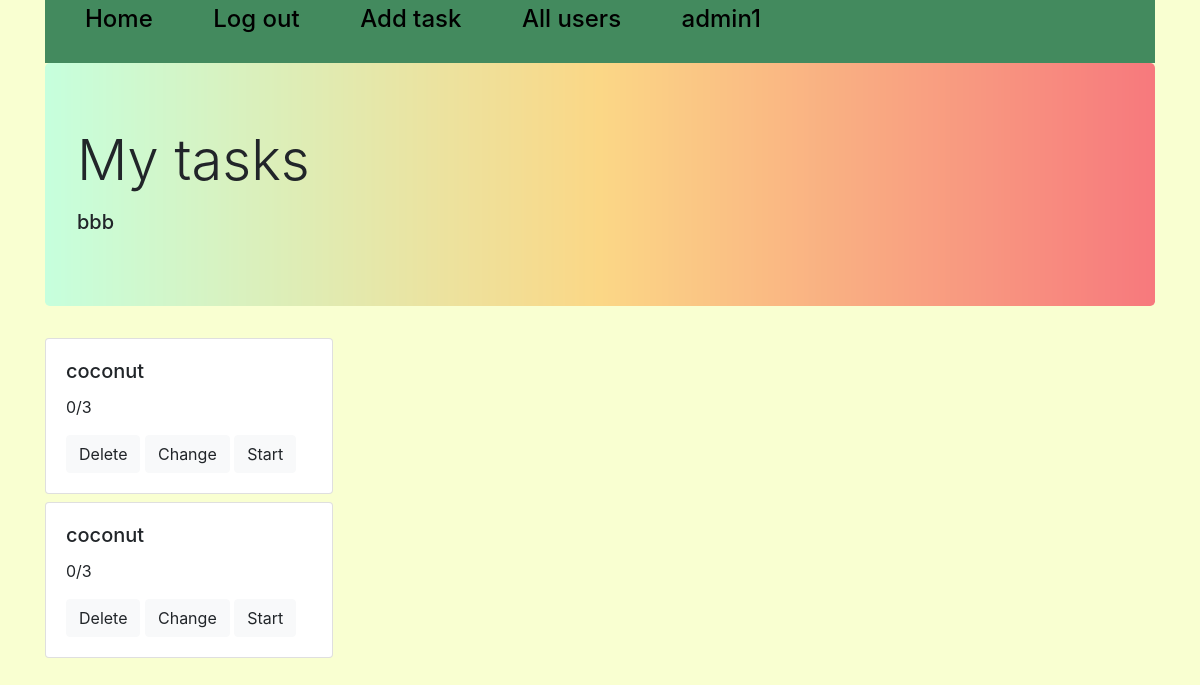
Page /all_tasks/3 (signed in) on the earlier database version.
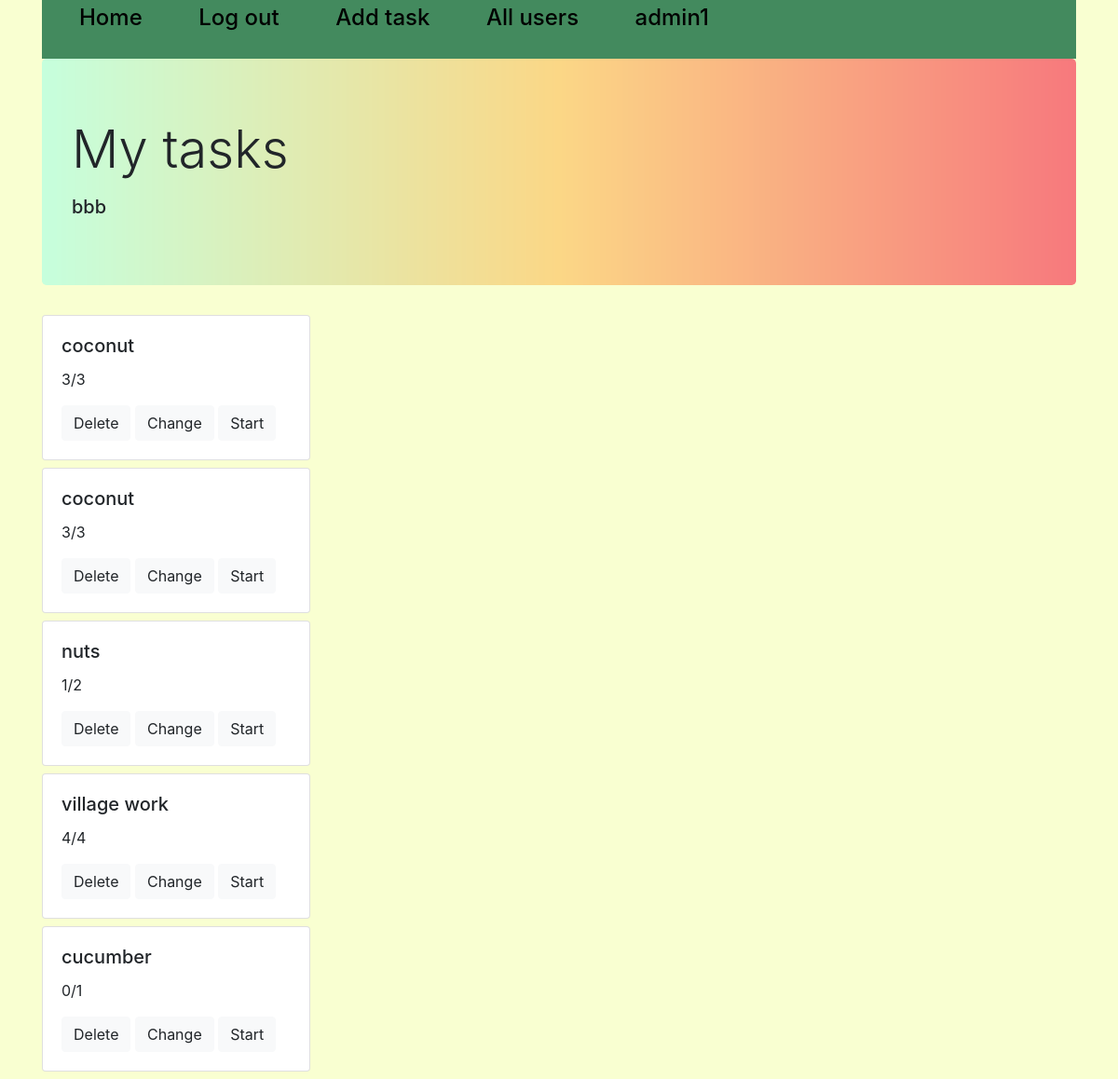
Same page on the later database version.
### tables this page shows
CREATE TABLE task
                                    (id INTEGER PRIMARY KEY AUTOINCREMENT,
                                     hints VARCHAR(10000) DEFAULT NULL,
                                     title VARCHAR(100),
                                     content VARCHAR(10000),
                                     choices VARCHAR(1000),
                                     correct_choice VARCHAR(100)
                             );

### mainpage.py (the view)
@app.route('/all_tasks/<int:id>', methods=['GET', 'POST'])
def all_tasks(id):
    all, username = '', ''
    if 'username' not in session:
        return redirect('/login')
    if id != 0 and session['user_id'] in [1, 2]:
        all = [i[1] for i in task_user.get_all(id)]
        username = users_base.get(id)[1]
        session['list_id'] = id
    else:
        id = 0
    if id == 0:
        session['list_id'] = session['user_id']
        all = [i[1] for i in task_user.get_all(session['list_id'])]
        username = ''
    session['titles'] = []
    session['contents'] = []
    session['choices'] = []
    session['correct'] = []
    session['task_id'] = all
    session['hints'] = []
    for i in all:
        try:
            hints, title, content, choices, correct_choices = tasks_model.get(i)[1:]
            session['titles'].append(title)
            session['contents'].append(content.split('\n'))
            session['correct'].append(correct_choices.split('\n'))
            if choices:
                choices = [i.split() for i in choices.split('\n')]
                session['choices'].append(choices)
            else:
                session['choices'].append([])
            if hints:
                session['hints'].append(hints.split('\n'))
            else:
                session['hints'].append([])
        except Exception as e:
            all.pop(all.index(i))
    sc = progress.get_all(session['list_id'])
    scores_id = [i[-2] for i in sc]
    scores1 = []
    n_all = 0
    for i in all:
        if i in scores_id:
            n_correct = sc[scores_id.index(i)][3]
            n_all = sc[scores_id.index(i)][2]
        else:
            n_correct = 0
            try:
                n_all = len(session['contents'][all.index(i)])
            except IndexError:
                all.pop(all.index(i))
        scores1.append(str(n_correct) + '/' + str(n_all))
    session['scores'] = scores1
    print(session['contents'])
    return render_template('tasks.html', flag=True, n=range(len(all)), name=username)

### DB.py (called while the page is built)
    def get(self, user_id):
        cursor = self.connection.cursor()
        cursor.execute("SELECT * FROM users WHERE id = ?", (str(user_id),))
        row = cursor.fetchone()
        return row

    def get(self, id):
        cursor = self.connection.cursor()
        cursor.execute("SELECT * FROM task WHERE id = ?", (id,))
        row = cursor.fetchone()
        return row

    def get_all(self, user_id=None, task_id=None):
        cursor = self.connection.cursor()
        if user_id and not task_id:
            cursor.execute("SELECT * FROM prog WHERE user_id=?", (str(user_id),))
        elif user_id and task_id:
            cursor.execute("SELECT * FROM prog WHERE task_id=? AND user_id=?", (str(task_id), str(user_id)))
        else:
            cursor.execute("SELECT * FROM prog")
        rows = cursor.fetchall()
        return rows

    def get_all(self, id=None):
        cursor = self.connection.cursor()
        if id:
            cursor.execute("SELECT * FROM taskuser WHERE user_id = ?", (str(id),))
        else:
            cursor.execute("SELECT * FROM taskuser")
        rows = cursor.fetchall()
        return rows

### templates/tasks.html (shortened to what this page needs)
{% extends "base.html" %}
{% block content %}
<div class="container">
    <div class="jumbotron" style="background-image: url(/static/gradientyellow.jpg); background-size: 100%;">
        <h1 class="display-4">My tasks</h1>
        <p class="lead">
        <h5>{{name}}</h5>
    </div>
    {% if flag %}
    {% for i in n%}
    <div class="card" name={{i}} value={{i}} style="width: 18rem;">
        <div class="card-body">
            <h5 class="card-title">{{session['titles'][i]}}</h5>
            <p class="card-text">{{session['scores'][i]}}</p>
            {% if session['user_id'] == 1 or session['user_id'] == 2 %}
            <a href="/delete/{{session['task_id'][i]}}" class="btn btn-light">Delete</a>
            <a href="/add_task/{{session['task_id'][i]}}" class="btn btn-light">Change</a>
            {% endif %}
            <a href="/task/{{i}}" class="btn btn-light">Start</a>
        </div>
    </div>
    {% endfor %}
    {% endif %}
</div>
{% endblock %}

Differences in the rows shown:
added task: title "nuts"
added task: title "village work"
added task: title "cucumber"
Other differences:
new list line: "coconut"
new list line: "3/3 Delete Change Start"
new list line: "1/2 Delete Change Start"
new list line: "4/4 Delete Change Start"
new list line: "0/1 Delete Change Start"
list line gone: "coconut"
list line gone: "0/3 Delete Change Start"
